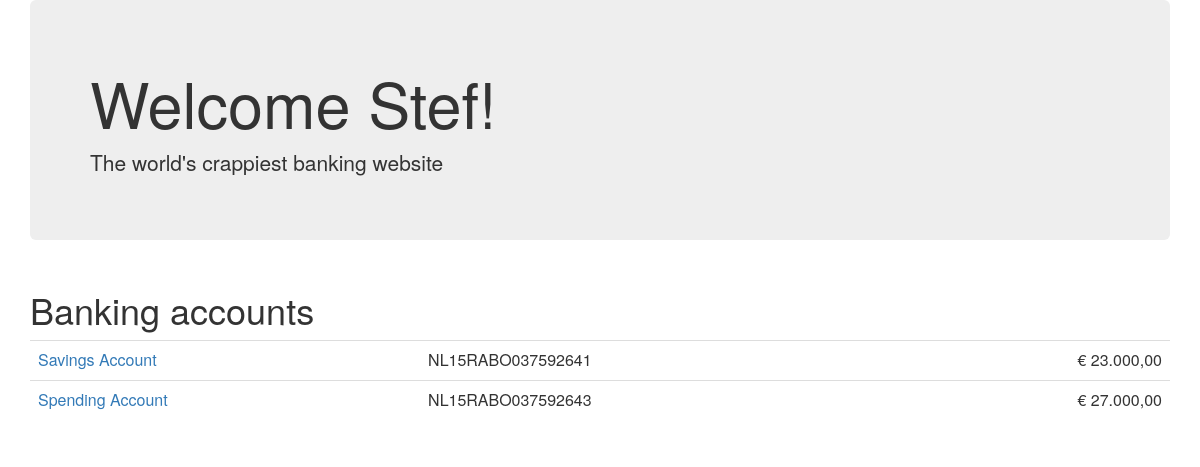
Screenshot of /secret.php?name=Stef (signed in) with the database file from the repository.
### tables this page shows
CREATE TABLE `accounts` (
  `account` varchar(255) NOT NULL DEFAULT '',
  `user_id` int(11) DEFAULT NULL,
  `name` varchar(255) DEFAULT NULL,
  PRIMARY KEY (`account`)
);

### database.php (called while the page is built, shortened)
<?php
function query_row($query){
	$res = mysql_query($query) or die (mysql_error());
	return mysql_fetch_array($res);
}
function query_rows($query)
{
	$results = [];
	$res = mysql_query($query) or die (mysql_error());
	while($row = mysql_fetch_assoc($res)){
		$results[] = $row;
	}
	return $results;
}
function user_accounts($userid)
{
	$query = "SELECT * FROM accounts WHERE user_id = '$userid'";
	return query_rows($query);
}
function account_get_balance($account)
{
	$in = query_row("SELECT SUM(amount) as 's' FROM transactions WHERE to_acc = '$account' ");
	$out = query_row("SELECT SUM(amount) as s FROM transactions WHERE from_acc='$account' ");
	return $in['s'] - $out['s'];
}

### accounts.php (the view, shortened to what this page needs)
<div class="row" >
	<div class="col-md-12">
		<div class="jumbotron">
			<h1>Welcome <?php print $_GET['name'] ?>!</h1>
			<p>The world's crappiest banking website</p>
		</div>
	</div>
</div>
<div class="row">
	<div class="col-md-12">
		<h1>Banking accounts</h1>
		<table class="table">
			<?php foreach(user_accounts($_SESSION['user']['id']) as $account) :  ?>
				<tr>
					<td>
						<a href="secret.php?page=account-info.php&account=<?php print $account['account'] ?>"><?php print $account['name'] ?></a></td>
					<td><?php print $account['account'] ?></td>
					<td class="text-right">&euro; <?php print number_format(account_get_balance($account['account']),2,',','.') ?></td>
				</tr>
			<?php endforeach;?>
		</table>
	</div>
</div>

### rows the page displays
accounts: name "Savings Account", account "NL15RABO037592641", account "23.000,00"
accounts: name "Spending Account", account "NL15RABO037592643", account "27.000,00"

### other values shown
$_GET['name'] "Stef"
